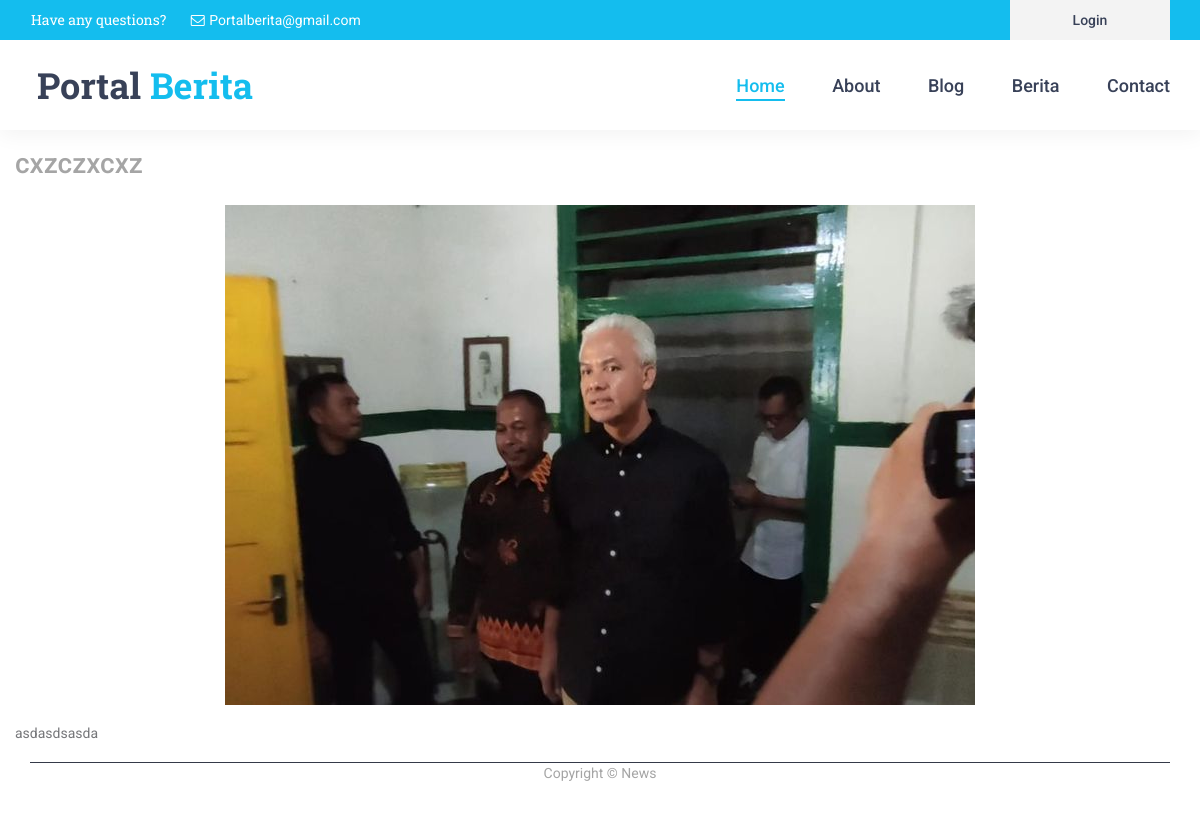
Screenshot of /Tamu/detail/cxzczxcxz with the database file from the repository.
### tables this page shows
CREATE TABLE `news` (
  `id` int(11) NOT NULL,
  `id_kategori` int(11) NOT NULL,
  `email` varchar(128) NOT NULL,
  `title` varchar(128) NOT NULL,
  `slug` varchar(128) NOT NULL,
  `body` text NOT NULL,
  `image` varchar(128) NOT NULL,
  `created` datetime NOT NULL DEFAULT current_timestamp(),
  `is_active` int(1) NOT NULL
);

### application/controllers/tamu.php (called while the page is built, shortened)
<?php
class tamu extends CI_Controller
{
    public function __construct()
    {
        $this->load->model('news_model');
    }
    public function detail($slug)
    {
        $data['title'] = 'Berita';
        $data['news'] = $this->news_model->get_news($slug);
        $data['user'] = $this->db->get_where('user', ['email' => $this->session->userdata('email')])->row_array();
        $this->load->view('layout/v_head', $data);
        $this->load->view('layout/v_header', $data);
        $this->load->view('layout/v_nav', $data);
        $this->load->view('layout/v_detail', $data);
        $this->load->view('layout/v_footer');
    }
}

### index.php (called while the page is built, shortened)
<?php
require_once BASEPATH.'core/CodeIgniter.php';

### application/models/News_model.php (called while the page is built, shortened)
<?php
class News_model extends CI_Model
{
    public function get_news($slug = false)
    {
        $this->db->join('category', 'category.id_kategori=news.id_kategori', 'left');
        return $this->db->get_where('news', array('slug' => $slug))->row_array();
    }
}

### application/views/layout/v_detail.php (the view, shortened to what this page needs)
<br>
<br>
<br>
<br>
<br>
<br>
<br>
<div class="container-fluid">
    <h1 class="h3 mb-4"><?= $news['title']; ?></h1>
    <div class="row">
        <img src="<?= base_url('assets/img/news/') . $news['image']; ?>" class="mx-auto d-block img-fluid">
        <div class="col-lg-10">
            <p><?= $news['body']; ?></p>
        </div>
    </div>
</div>

### template/front-end/styles/main_styles.css (style rules this page uses)
* { margin: 0; padding: 0; -webkit-font-smoothing: antialiased; -webkit-text-shadow: rgba(0,0,0,.01) 0 0 1px; text-shadow: rgba(0,0,0,.01) 0 0 1px; }
body { font-family: 'Roboto', sans-serif; font-size: 14px; font-weight: 400; background: #FFFFFF; color: #a5a5a5; }
div { display: block; position: relative; -webkit-box-sizing: border-box; -moz-box-sizing: border-box; box-sizing: border-box; }
p { font-family: 'Roboto', sans-serif; font-size: 14px; line-height: 1.85; font-weight: 400; color: #76777a; -webkit-font-smoothing: antialiased; -webkit-text-shadow: rgba(0,0,0,.01) 0 0 1px; text-shadow: rgba(0,0,0,.01) 0 0 1px; }
h1 { font-size: 48px; }
h1, h2, h3, h4, h5, h6 { font-family: 'Roboto Slab', serif; font-weight: 700; -webkit-font-smoothing: antialiased; -webkit-text-shadow: rgba(0,0,0,.01) 0 0 1px; text-shadow: rgba(0,0,0,.01) 0 0 1px; color: #384158; margin-bottom: 0; }

### rows the page displays
news: title "cxzczxcxz", image (picture), body "asdasdsasda"
